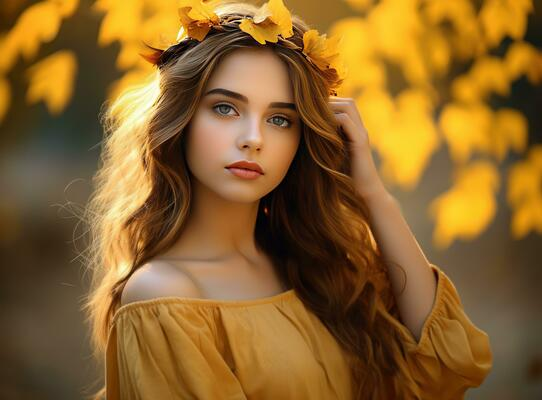
#> input picture girl.jpg, 542 x 400 px
$ python reduce_intensity.py
#> lines starting #> are read from the running program, lines starting #| are printed output that depends on the picture
"""
This module provides a function to reduce intensity level.

Author: Tharuka Pavith
"""

import numpy as np
from PIL import Image


def reduce_intensity_levels(image_path, num_levels):
    """Reduces the number of intensity levels in an image.

  Args:
      image_path: Path to the image file.
      num_levels: Desired number of intensity levels (must be a power of 2).

  Returns:
      A PIL Image object with the reduced intensity levels.
  """
#> called with image_path = 'girl.jpg', num_levels = 8

    if not (num_levels & (num_levels - 1) == 0):
        raise ValueError("Number of intensity levels must be a power of 2")

    img = Image.open(image_path).convert('L')  # Convert to grayscale
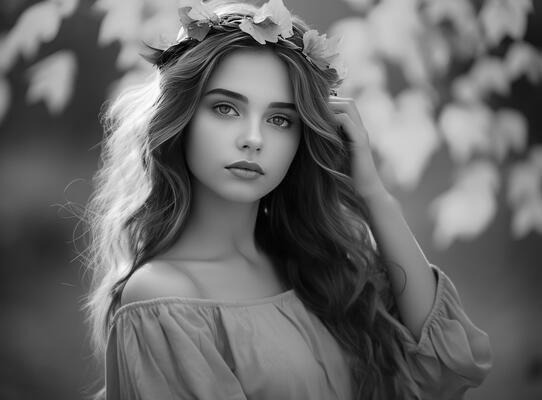
#> img: PIL image 542x400 L; min 0, max 253, mean 104.6
    img_data = np.array(img)
    max_intensity = 255 // (num_levels - 1)  # Calculate new intensity range

    # Apply thresholding to reduce intensity levels
    reduced_img = np.zeros_like(img_data)
    for i in range(img_data.shape[0]):
        for j in range(img_data.shape[1]):
            reduced_img[i, j] = (img_data[i, j] // max_intensity) * max_intensity
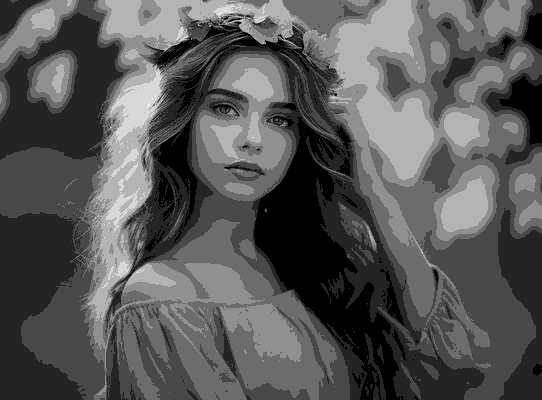
#> reduced_img: shape (400, 542); min 0, max 252, mean 87.4

    return Image.fromarray(reduced_img.astype(np.uint8))


if __name__ == "__main__":

    image_path = "girl.jpg"
    num_levels = 8  # Change this to desired number of levels (power of 2)
    reduced_image = reduce_intensity_levels(image_path, num_levels)
    reduced_image.save("reduced_image.jpg")
